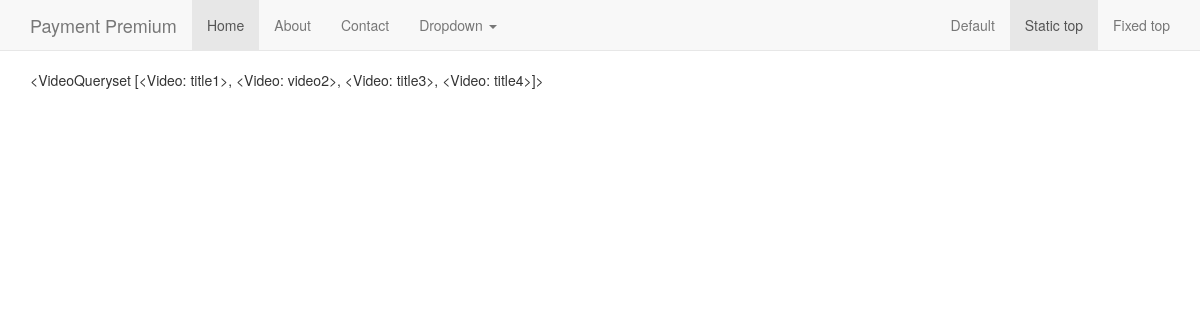
The page /projects/ on the database as committed earlier.
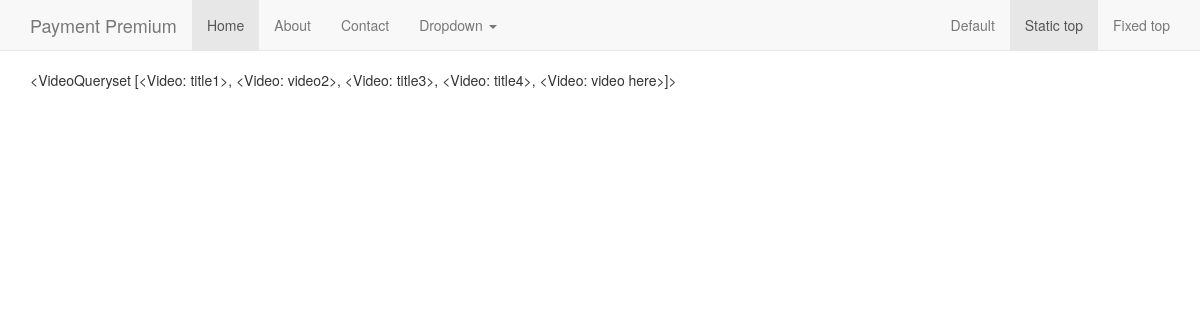
The same page on the database as committed later.
### videos/models.py (models this page shows, shortened)
class Video(models.Model):
	title =  models.CharField(max_length=120)
	embed_code = models.CharField(max_length=500, null=True, blank=True)
	active = models.BooleanField(default=True)
	featured = models.BooleanField(default=False)
	free_preview = models.BooleanField(default=False)
	category = models.ForeignKey("Category", null=True)
	timestamp = models.DateTimeField(auto_now_add=True, auto_now=False, null=True)
	updated = models.DateTimeField(auto_now_add=False, auto_now=True, null=True)
	objects = VideoManager()
	def __str__(self):
		return str(self.title)

### videos/views.py (the view)
# urls.py: url(r'^projects/$', video_list, name='video_list'),
def video_list(request):
	queryset = Video.objects.all()
	context = {
		"queryset": queryset,
	}
	return render(request, "video_list.html", context)

### videos/models.py (called while the page is built)
	def active(self):
		return self.filter(active=True)

	def get_queryset(self):
		return VideoQueryset(self.model, using=self._db)

	def all(self):
		return self.get_queryset().active()

### videos/templates/video_list.html
{% extends 'base.html' %}
{% block content %}
{{ queryset }}
{% endblock content %}

Rows that differ between the two databases and show on the page:
changed Video: title.title "<VideoQueryset [<Video: title1>, <Video: video2>, <Video: title3>, <Video: title4>]>" → "<VideoQueryset [<Video: title1>, <Video: video2>, <Video: title3>, <Video: title4>, <Video: video here>]>"
